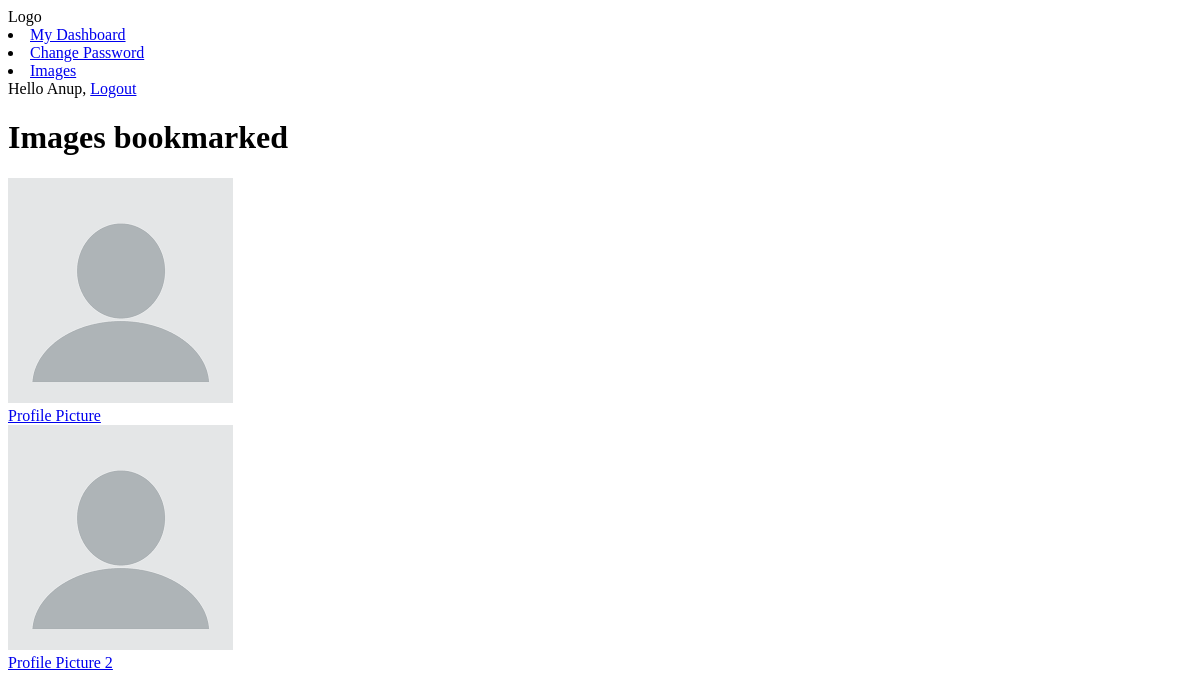
Page /images/ (signed in) on the earlier database version.
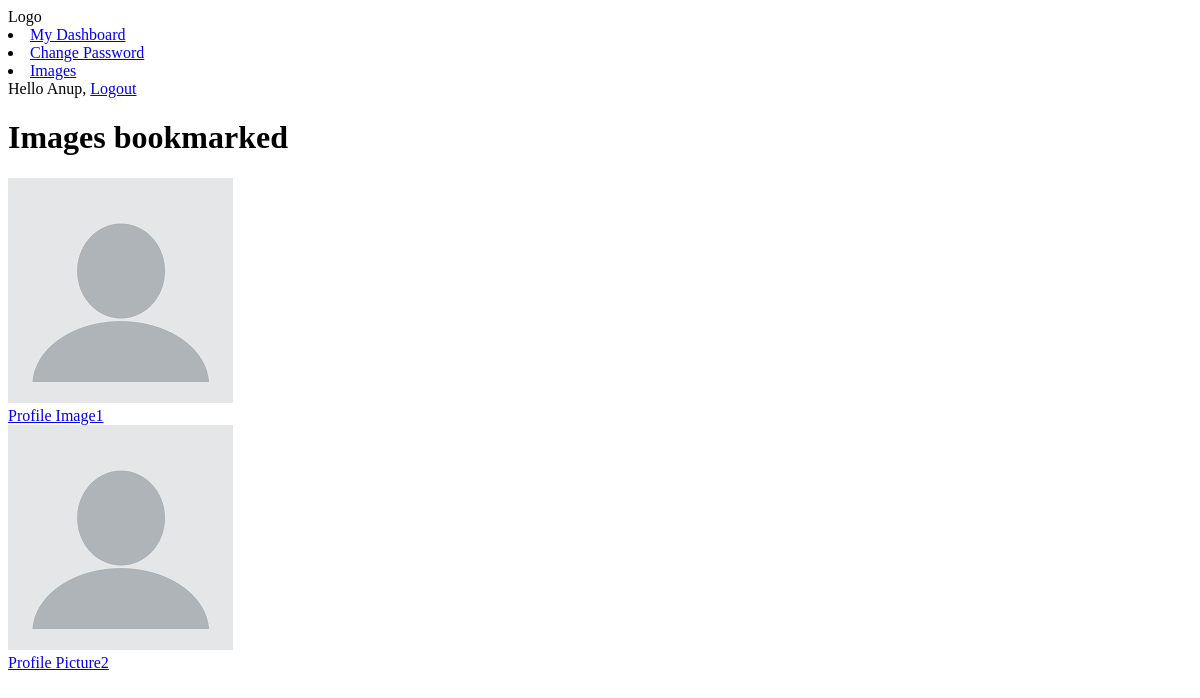
Same page on the later database version.
### images/models.py (models this page shows, shortened)
class Image(models.Model):
    user = models.ForeignKey(settings.AUTH_USER_MODEL,
                             related_name='images_created',
                             on_delete=models.CASCADE)  # One to Many association
    title = models.CharField(max_length=200)
    slug = models.SlugField(max_length=200, blank=True)
    url = models.URLField()
    image = models.ImageField(upload_to='images/')
    description = models.TextField(blank=True)
    users_like = models.ManyToManyField(settings.AUTH_USER_MODEL,
                                        related_name='images_liked',
                                        blank=True)
    created = models.DateField(auto_now_add=True,
                               db_index=True)  # Creates an index table

### images/views.py (the view)
# urls.py: path('', views.image_list, name='list'),
@login_required
def image_list(request):
    images = Image.objects.all()
    paginator = Paginator(images, 8)
    page = request.GET.get('page')
    try:
        images = paginator.page(page)
    except PageNotAnInteger:
        images = paginator.page(1)
    except EmptyPage:
        if request.is_ajax():
            return HttpResponse('')
        images = paginator.page(paginator.num_pages)
    if request.is_ajax():
        return render(request,
                      'images/image/list_ajax.html',
                      {'section': 'images', 'images': images})
    return render(request,
                  'images/image/list.html',
                   {'section': 'images', 'images': images})

### images/templates/images/image/list.html (shortened to what this page needs)
{% extends "base.html" %}
{% block content %}
  <h1>Images bookmarked</h1>
  <div id="image-list">
    {% include "images/image/list_ajax.html" %}
  </div>
{% endblock %}

### account/templates/base.html (shortened to what this page needs)
<!DOCTYPE html>
<html lang="en">
<head>
</head>
<body>
    <div id="header">
            <span>Logo</span>
            {% if request.user.is_authenticated %}
                <li>
                    <a href="/account/dashboard">My Dashboard</a>
                </li>
                <li>
                    <a href="/account/password_change">Change Password</a>
                </li>
                <li>
                    <a href="/images">Images</a>
                </li>
            {% endif %}
            <span class="user">
            {% if request.user.is_authenticated %}
                Hello {{ request.user.first_name }},
                    <a href="/account/logout">Logout</a>
            {% else %}
                <a href="/account/login">Sign In</a>
                <a href="/account/register">Sign Up</a>
            {% endif %}
        </span>
    </div>
    <div id="content">
        {% block content %}
        {% endblock %}
    </div>
</body>
</html>

### images/templates/images/image/list_ajax.html
{% load thumbnail %}
{% for image in images %}
  <div class="image">
    <a href="#">
      {% thumbnail image.image "300x300" crop="100%" as im %}
        <a href="#">
          <img src="{{ im.url }}">
        </a>
      {% endthumbnail %}
    </a>
    <div class="info">
      <a href="#" class="title">
        {{ image.title }}
      </a>
    </div>
  </div>
{% endfor %}

Differences in the rows shown:
removed Image: title "Profile Picture"
removed Image: title "Profile Picture 2"
added Image: title "Profile Image1"
added Image: title "Profile Picture2"
